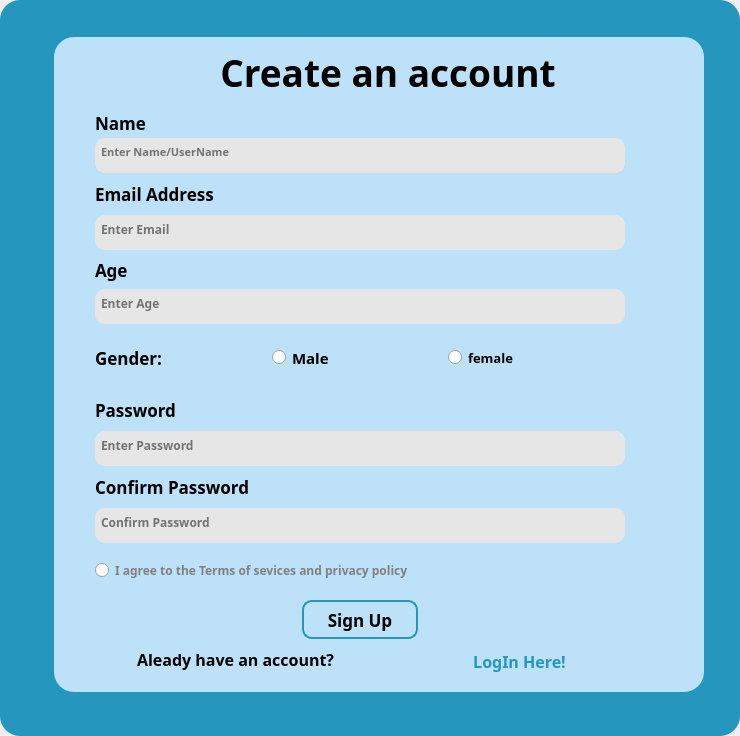
<?xml version="1.0" encoding="UTF-8"?>
<ui version="4.0">
 <class>MainWindow</class>
 <widget class="QMainWindow" name="MainWindow">
  <property name="geometry">
   <rect>
    <x>0</x>
    <y>0</y>
    <width>740</width>
    <height>736</height>
   </rect>
  </property>
  <property name="windowTitle">
   <string>MainWindow</string>
  </property>
  <widget class="QWidget" name="centralwidget">
   <property name="styleSheet">
    <string notr="true">*{
color:#000000;
font-family: Segoe Script;
border:none;
}

#centralwidget{
border-radius: 20px;
background-color:#fefeff;
}
#nameBox, #confirmBox,#emailBox, #passwordBox, #ageBox, #sexBox{
padding:10px 5px;
text-align:left;
font: 18px;
font: Segoe Script;
}
  #profileButton{
padding:10px 5px;
text-align:left;
font: 10pt;
}
#topwidget, #widget_2{

padding:10px 5px;
text-align:left;
font: 18px Segoe Script;
border-top-left-radius: 20px;
border-top-right-radius:20px;
}

#middlewidget{
border-radius: 20px;
background-color:#bce1f9;
}

#label{
border-radius: 20px;
background: transparent;
}

#appheader{
color:#2596be;
}
#vitalsign,#filterflex, #comboBox{
color:#2596be;
}
#EMGlabel{
color:#2596be;
}

#centralwidget{
background-color: #2596be;
}

#rightmenu{
background-color: #bce1f9;
}

QLineEdit{
background: transparent;
color:#2596be;
}

#signupButton, #accountButton, #menuButton, #profileButton, #logoutButton,#lineEdit_3{
border-radius: 10px;
border: 2px solid #2596be;
}

#label_2{
color: white;
}
#loginButton{
color: #2596be;
}
</string>
   </property>
   <layout class="QVBoxLayout" name="verticalLayout">
    <property name="leftMargin">
     <number>54</number>
    </property>
    <property name="topMargin">
     <number>37</number>
    </property>
    <property name="rightMargin">
     <number>36</number>
    </property>
    <property name="bottomMargin">
     <number>44</number>
    </property>
    <item>
     <widget class="QWidget" name="middlewidget" native="true">
      <property name="minimumSize">
       <size>
        <width>650</width>
        <height>655</height>
       </size>
      </property>
      <layout class="QVBoxLayout" name="verticalLayout_10">
       <property name="spacing">
        <number>0</number>
       </property>
       <property name="leftMargin">
        <number>41</number>
       </property>
       <property name="topMargin">
        <number>1</number>
       </property>
       <property name="rightMargin">
        <number>79</number>
       </property>
       <property name="bottomMargin">
        <number>16</number>
       </property>
       <item>
        <widget class="QWidget" name="nameBox" native="true">
         <property name="minimumSize">
          <size>
           <width>77</width>
           <height>77</height>
          </size>
         </property>
         <property name="styleSheet">
          <string notr="true"/>
         </property>
         <layout class="QVBoxLayout" name="verticalLayout_7">
          <property name="spacing">
           <number>0</number>
          </property>
          <property name="leftMargin">
           <number>0</number>
          </property>
          <property name="topMargin">
           <number>0</number>
          </property>
          <property name="rightMargin">
           <number>0</number>
          </property>
          <property name="bottomMargin">
           <number>0</number>
          </property>
          <item>
           <widget class="QFrame" name="frame_2">
            <property name="minimumSize">
             <size>
              <width>0</width>
              <height>53</height>
             </size>
            </property>
            <layout class="QHBoxLayout" name="horizontalLayout_4">
             <item>
              <widget class="QLabel" name="label_21">
               <property name="minimumSize">
                <size>
                 <width>40</width>
                 <height>40</height>
                </size>
               </property>
               <property name="maximumSize">
                <size>
                 <width>40</width>
                 <height>40</height>
                </size>
               </property>
               <property name="text">
                <string/>
               </property>
               <property name="pixmap">
                <pixmap resource="resources.qrc">:/Icons/Icons/user-plus.svg</pixmap>
               </property>
               <property name="scaledContents">
                <bool>true</bool>
               </property>
              </widget>
             </item>
             <item>
              <widget class="QLabel" name="label_22">
               <property name="minimumSize">
                <size>
                 <width>476</width>
                 <height>43</height>
                </size>
               </property>
               <property name="maximumSize">
                <size>
                 <width>476</width>
                 <height>16777215</height>
                </size>
               </property>
               <property name="font">
                <font>
                 <family>Segoe Script</family>
                 <pointsize>28</pointsize>
                 <weight>75</weight>
                 <bold>true</bold>
                </font>
               </property>
               <property name="text">
                <string>Create an account</string>
               </property>
               <property name="alignment">
                <set>Qt::AlignCenter</set>
               </property>
              </widget>
             </item>
            </layout>
           </widget>
          </item>
          <item>
           <widget class="QLabel" name="label_7">
            <property name="minimumSize">
             <size>
              <width>0</width>
              <height>31</height>
             </size>
            </property>
            <property name="maximumSize">
             <size>
              <width>16777215</width>
              <height>31</height>
             </size>
            </property>
            <property name="font">
             <font>
              <family>Segoe Script</family>
              <pointsize>13</pointsize>
              <weight>75</weight>
              <bold>true</bold>
             </font>
            </property>
            <property name="text">
             <string>Name</string>
            </property>
           </widget>
          </item>
          <item>
           <widget class="QTextEdit" name="textEdit_4">
            <property name="sizePolicy">
             <sizepolicy hsizetype="Expanding" vsizetype="Fixed">
              <horstretch>0</horstretch>
              <verstretch>0</verstretch>
             </sizepolicy>
            </property>
            <property name="minimumSize">
             <size>
              <width>0</width>
              <height>35</height>
             </size>
            </property>
            <property name="maximumSize">
             <size>
              <width>16777215</width>
              <height>35</height>
             </size>
            </property>
            <property name="font">
             <font>
              <family>Segoe Script</family>
              <pointsize>8</pointsize>
              <weight>75</weight>
              <bold>true</bold>
             </font>
            </property>
            <property name="styleSheet">
             <string notr="true">background-color: rgb(230, 230, 230);
border: 2px solid  rgb(230, 230, 230); /* Set border width and color */
    border-radius: 10px; /* Set border radius for rounded corners */</string>
            </property>
            <property name="placeholderText">
             <string>Enter Name/UserName</string>
            </property>
           </widget>
          </item>
         </layout>
        </widget>
       </item>
       <item>
        <widget class="QWidget" name="emailBox" native="true">
         <property name="minimumSize">
          <size>
           <width>0</width>
           <height>77</height>
          </size>
         </property>
         <property name="maximumSize">
          <size>
           <width>16777215</width>
           <height>77</height>
          </size>
         </property>
         <property name="styleSheet">
          <string notr="true"/>
         </property>
         <layout class="QVBoxLayout" name="verticalLayout_8">
          <property name="spacing">
           <number>0</number>
          </property>
          <property name="leftMargin">
           <number>0</number>
          </property>
          <property name="topMargin">
           <number>0</number>
          </property>
          <property name="rightMargin">
           <number>0</number>
          </property>
          <property name="bottomMargin">
           <number>0</number>
          </property>
          <item>
           <widget class="QLabel" name="label_8">
            <property name="maximumSize">
             <size>
              <width>16777215</width>
              <height>45</height>
             </size>
            </property>
            <property name="font">
             <font>
              <family>Segoe Script</family>
              <pointsize>13</pointsize>
              <weight>75</weight>
              <bold>true</bold>
             </font>
            </property>
            <property name="text">
             <string>Email Address</string>
            </property>
           </widget>
          </item>
          <item>
           <widget class="QTextEdit" name="textEdit_3">
            <property name="sizePolicy">
             <sizepolicy hsizetype="Expanding" vsizetype="Fixed">
              <horstretch>0</horstretch>
              <verstretch>0</verstretch>
             </sizepolicy>
            </property>
            <property name="minimumSize">
             <size>
              <width>0</width>
              <height>35</height>
             </size>
            </property>
            <property name="maximumSize">
             <size>
              <width>16777215</width>
              <height>35</height>
             </size>
            </property>
            <property name="font">
             <font>
              <family>Segoe Script</family>
              <weight>75</weight>
              <bold>true</bold>
             </font>
            </property>
            <property name="styleSheet">
             <string notr="true">background-color: rgb(230, 230, 230);
border: 2px solid  rgb(230, 230, 230); /* Set border width and color */
    border-radius: 10px; /* Set border radius for rounded corners */</string>
            </property>
            <property name="frameShadow">
             <enum>QFrame::Sunken</enum>
            </property>
            <property name="placeholderText">
             <string>Enter Email</string>
            </property>
           </widget>
          </item>
         </layout>
        </widget>
       </item>
       <item>
        <widget class="QWidget" name="ageBox" native="true">
         <property name="minimumSize">
          <size>
           <width>0</width>
           <height>74</height>
          </size>
         </property>
         <property name="maximumSize">
          <size>
           <width>16777215</width>
           <height>77</height>
          </size>
         </property>
         <property name="styleSheet">
          <string notr="true"/>
         </property>
         <layout class="QVBoxLayout" name="verticalLayout_9">
          <property name="spacing">
           <number>0</number>
          </property>
          <property name="leftMargin">
           <number>0</number>
          </property>
          <property name="topMargin">
           <number>0</number>
          </property>
          <property name="rightMargin">
           <number>0</number>
          </property>
          <property name="bottomMargin">
           <number>0</number>
          </property>
          <item>
           <widget class="QLabel" name="label_10">
            <property name="maximumSize">
             <size>
              <width>16777215</width>
              <height>45</height>
             </size>
            </property>
            <property name="font">
             <font>
              <family>Segoe Script</family>
              <pointsize>13</pointsize>
              <weight>75</weight>
              <bold>true</bold>
             </font>
            </property>
            <property name="text">
             <string>Age</string>
            </property>
           </widget>
          </item>
          <item>
           <widget class="QTextEdit" name="ageText">
            <property name="sizePolicy">
             <sizepolicy hsizetype="Expanding" vsizetype="Fixed">
              <horstretch>0</horstretch>
              <verstretch>0</verstretch>
             </sizepolicy>
            </property>
            <property name="minimumSize">
             <size>
              <width>0</width>
              <height>35</height>
             </size>
            </property>
            <property name="maximumSize">
             <size>
              <width>16777215</width>
              <height>35</height>
             </size>
            </property>
            <property name="font">
             <font>
              <family>Segoe Script</family>
              <weight>75</weight>
              <bold>true</bold>
             </font>
            </property>
            <property name="styleSheet">
             <string notr="true">background-color: rgb(230, 230, 230);
border: 2px solid  rgb(230, 230, 230); /* Set border width and color */
    border-radius: 10px; /* Set border radius for rounded corners */</string>
            </property>
            <property name="placeholderText">
             <string>Enter Age</string>
            </property>
           </widget>
          </item>
         </layout>
        </widget>
       </item>
       <item>
        <widget class="QWidget" name="sexBox" native="true">
         <property name="styleSheet">
          <string notr="true"/>
         </property>
         <layout class="QHBoxLayout" name="horizontalLayout_6">
          <property name="spacing">
           <number>0</number>
          </property>
          <property name="leftMargin">
           <number>0</number>
          </property>
          <property name="topMargin">
           <number>11</number>
          </property>
          <property name="rightMargin">
           <number>0</number>
          </property>
          <property name="bottomMargin">
           <number>8</number>
          </property>
          <item>
           <widget class="QLabel" name="label_9">
            <property name="maximumSize">
             <size>
              <width>16777215</width>
              <height>45</height>
             </size>
            </property>
            <property name="font">
             <font>
              <family>Segoe Script</family>
              <pointsize>13</pointsize>
              <weight>75</weight>
              <bold>true</bold>
             </font>
            </property>
            <property name="text">
             <string>Gender:</string>
            </property>
           </widget>
          </item>
          <item>
           <widget class="QRadioButton" name="radioButton_2">
            <property name="font">
             <font>
              <family>Segoe Script</family>
              <pointsize>11</pointsize>
              <weight>75</weight>
              <bold>true</bold>
             </font>
            </property>
            <property name="text">
             <string>Male</string>
            </property>
           </widget>
          </item>
          <item>
           <widget class="QRadioButton" name="radioButton_3">
            <property name="font">
             <font>
              <family>Segoe Script</family>
              <pointsize>10</pointsize>
              <weight>75</weight>
              <bold>true</bold>
             </font>
            </property>
            <property name="text">
             <string>female</string>
            </property>
           </widget>
          </item>
         </layout>
        </widget>
       </item>
       <item>
        <widget class="QWidget" name="passwordBox" native="true">
         <property name="minimumSize">
          <size>
           <width>0</width>
           <height>77</height>
          </size>
         </property>
         <property name="maximumSize">
          <size>
           <width>16777215</width>
           <height>77</height>
          </size>
         </property>
         <property name="styleSheet">
          <string notr="true"/>
         </property>
         <layout class="QVBoxLayout" name="verticalLayout_5">
          <property name="spacing">
           <number>0</number>
          </property>
          <property name="leftMargin">
           <number>0</number>
          </property>
          <property name="topMargin">
           <number>0</number>
          </property>
          <property name="rightMargin">
           <number>0</number>
          </property>
          <property name="bottomMargin">
           <number>0</number>
          </property>
          <item>
           <widget class="QLabel" name="label_4">
            <property name="maximumSize">
             <size>
              <width>16777215</width>
              <height>45</height>
             </size>
            </property>
            <property name="font">
             <font>
              <family>Segoe Script</family>
              <pointsize>13</pointsize>
              <weight>75</weight>
              <bold>true</bold>
             </font>
            </property>
            <property name="text">
             <string>Password</string>
            </property>
           </widget>
          </item>
          <item>
           <widget class="QTextEdit" name="textEdit_2">
            <property name="sizePolicy">
             <sizepolicy hsizetype="Expanding" vsizetype="Fixed">
              <horstretch>0</horstretch>
              <verstretch>0</verstretch>
             </sizepolicy>
            </property>
            <property name="minimumSize">
             <size>
              <width>0</width>
              <height>35</height>
             </size>
            </property>
            <property name="maximumSize">
             <size>
              <width>16777215</width>
              <height>35</height>
             </size>
            </property>
            <property name="font">
             <font>
              <family>Segoe Script</family>
              <weight>75</weight>
              <bold>true</bold>
             </font>
            </property>
            <property name="styleSheet">
             <string notr="true">background-color: rgb(230, 230, 230);
border: 2px solid  rgb(230, 230, 230); /* Set border width and color */
    border-radius: 10px; /* Set border radius for rounded corners */</string>
            </property>
            <property name="placeholderText">
             <string>Enter Password</string>
            </property>
           </widget>
          </item>
         </layout>
        </widget>
       </item>
       <item>
        <widget class="QWidget" name="confirmBox" native="true">
         <property name="minimumSize">
          <size>
           <width>0</width>
           <height>77</height>
          </size>
         </property>
         <property name="maximumSize">
          <size>
           <width>16777215</width>
           <height>77</height>
          </size>
         </property>
         <property name="styleSheet">
          <string notr="true"/>
         </property>
         <layout class="QVBoxLayout" name="verticalLayout_6">
          <property name="spacing">
           <number>0</number>
          </property>
          <property name="leftMargin">
           <number>0</number>
          </property>
          <property name="topMargin">
           <number>0</number>
          </property>
          <property name="rightMargin">
           <number>0</number>
          </property>
          <property name="bottomMargin">
           <number>0</number>
          </property>
          <item>
           <widget class="QLabel" name="label_5">
            <property name="minimumSize">
             <size>
              <width>0</width>
              <height>22</height>
             </size>
            </property>
            <property name="maximumSize">
             <size>
              <width>16777215</width>
              <height>68</height>
             </size>
            </property>
            <property name="font">
             <font>
              <family>Segoe Script</family>
              <pointsize>13</pointsize>
              <weight>75</weight>
              <bold>true</bold>
             </font>
            </property>
            <property name="text">
             <string>Confirm Password</string>
            </property>
            <property name="buddy">
             <cstring>Confirm Password</cstring>
            </property>
           </widget>
          </item>
          <item>
           <widget class="QTextEdit" name="textEdit">
            <property name="sizePolicy">
             <sizepolicy hsizetype="Expanding" vsizetype="Fixed">
              <horstretch>0</horstretch>
              <verstretch>0</verstretch>
             </sizepolicy>
            </property>
            <property name="minimumSize">
             <size>
              <width>0</width>
              <height>32</height>
             </size>
            </property>
            <property name="maximumSize">
             <size>
              <width>16777215</width>
              <height>35</height>
             </size>
            </property>
            <property name="font">
             <font>
              <family>Segoe Script</family>
              <weight>75</weight>
              <bold>true</bold>
             </font>
            </property>
            <property name="styleSheet">
             <string notr="true">background-color: rgb(230, 230, 230);
border: 2px solid  rgb(230, 230, 230); /* Set border width and color */
    border-radius: 10px; /* Set border radius for rounded corners */</string>
            </property>
            <property name="placeholderText">
             <string>Confirm Password</string>
            </property>
           </widget>
          </item>
         </layout>
        </widget>
       </item>
       <item>
        <widget class="QRadioButton" name="radioButton">
         <property name="minimumSize">
          <size>
           <width>0</width>
           <height>54</height>
          </size>
         </property>
         <property name="font">
          <font>
           <family>Segoe Script</family>
           <pointsize>9</pointsize>
           <weight>75</weight>
           <bold>true</bold>
          </font>
         </property>
         <property name="styleSheet">
          <string notr="true">color:grey;</string>
         </property>
         <property name="text">
          <string>I agree to the Terms of sevices and privacy policy</string>
         </property>
        </widget>
       </item>
       <item>
        <widget class="QWidget" name="widget_3" native="true">
         <property name="minimumSize">
          <size>
           <width>0</width>
           <height>46</height>
          </size>
         </property>
         <property name="maximumSize">
          <size>
           <width>16777215</width>
           <height>46</height>
          </size>
         </property>
         <layout class="QHBoxLayout" name="horizontalLayout_10">
          <property name="spacing">
           <number>0</number>
          </property>
          <property name="leftMargin">
           <number>0</number>
          </property>
          <property name="topMargin">
           <number>0</number>
          </property>
          <property name="rightMargin">
           <number>0</number>
          </property>
          <property name="bottomMargin">
           <number>0</number>
          </property>
          <item>
           <spacer name="horizontalSpacer_5">
            <property name="orientation">
             <enum>Qt::Horizontal</enum>
            </property>
            <property name="sizeHint" stdset="0">
             <size>
              <width>40</width>
              <height>20</height>
             </size>
            </property>
           </spacer>
          </item>
          <item>
           <widget class="QPushButton" name="signupButton">
            <property name="sizePolicy">
             <sizepolicy hsizetype="Minimum" vsizetype="Fixed">
              <horstretch>0</horstretch>
              <verstretch>0</verstretch>
             </sizepolicy>
            </property>
            <property name="minimumSize">
             <size>
              <width>116</width>
              <height>39</height>
             </size>
            </property>
            <property name="maximumSize">
             <size>
              <width>16777215</width>
              <height>39</height>
             </size>
            </property>
            <property name="font">
             <font>
              <family>Segoe Script</family>
              <pointsize>13</pointsize>
              <weight>75</weight>
              <bold>true</bold>
             </font>
            </property>
            <property name="autoFillBackground">
             <bool>false</bool>
            </property>
            <property name="text">
             <string> Sign Up </string>
            </property>
           </widget>
          </item>
          <item>
           <spacer name="horizontalSpacer_6">
            <property name="orientation">
             <enum>Qt::Horizontal</enum>
            </property>
            <property name="sizeHint" stdset="0">
             <size>
              <width>40</width>
              <height>20</height>
             </size>
            </property>
           </spacer>
          </item>
         </layout>
        </widget>
       </item>
       <item>
        <widget class="QGroupBox" name="loginBox_3">
         <property name="minimumSize">
          <size>
           <width>0</width>
           <height>29</height>
          </size>
         </property>
         <property name="maximumSize">
          <size>
           <width>16777215</width>
           <height>33</height>
          </size>
         </property>
         <property name="styleSheet">
          <string notr="true"/>
         </property>
         <layout class="QHBoxLayout" name="horizontalLayout_11">
          <property name="spacing">
           <number>0</number>
          </property>
          <property name="leftMargin">
           <number>0</number>
          </property>
          <property name="topMargin">
           <number>0</number>
          </property>
          <property name="rightMargin">
           <number>0</number>
          </property>
          <property name="bottomMargin">
           <number>0</number>
          </property>
          <item>
           <widget class="QLabel" name="label_6">
            <property name="minimumSize">
             <size>
              <width>279</width>
              <height>22</height>
             </size>
            </property>
            <property name="maximumSize">
             <size>
              <width>279</width>
              <height>45</height>
             </size>
            </property>
            <property name="font">
             <font>
              <family>Segoe Script</family>
              <pointsize>12</pointsize>
              <weight>75</weight>
              <bold>true</bold>
             </font>
            </property>
            <property name="text">
             <string>Aleady have an account?</string>
            </property>
           </widget>
          </item>
          <item>
           <widget class="QPushButton" name="loginButton">
            <property name="sizePolicy">
             <sizepolicy hsizetype="Minimum" vsizetype="Fixed">
              <horstretch>0</horstretch>
              <verstretch>0</verstretch>
             </sizepolicy>
            </property>
            <property name="minimumSize">
             <size>
              <width>123</width>
              <height>36</height>
             </size>
            </property>
            <property name="maximumSize">
             <size>
              <width>123</width>
              <height>16777215</height>
             </size>
            </property>
            <property name="font">
             <font>
              <family>Segoe Script</family>
              <pointsize>12</pointsize>
              <weight>75</weight>
              <italic>false</italic>
              <bold>true</bold>
             </font>
            </property>
            <property name="styleSheet">
             <string notr="true"/>
            </property>
            <property name="text">
             <string>LogIn Here!</string>
            </property>
           </widget>
          </item>
         </layout>
        </widget>
       </item>
      </layout>
     </widget>
    </item>
   </layout>
  </widget>
 </widget>
 <resources>
  <include location="resources.qrc"/>
 </resources>
 <connections/>
</ui>
